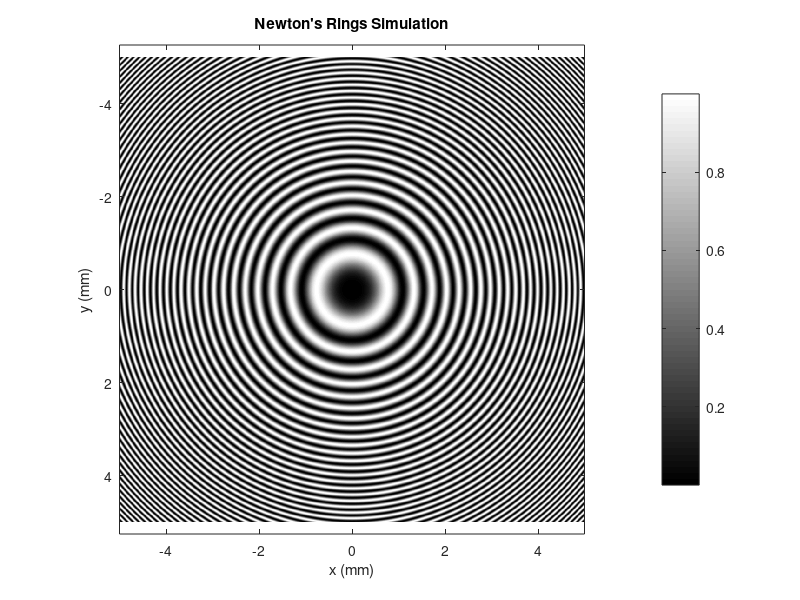

Write MATLAB code to recreate this figure. (Note: this script raises an error after producing the figure.)
clear all; close all; clc;

R = 2000;
lambda = 589e-6;
size_x = 1000;
size_y = 1000;
scale = 0.01;
max_radius = 5;

surface_defect = false;
defect_size = 0.5;
defect_height = lambda/4;
defect_x = 2;
defect_y = 1;

thin_film = false;
film_thickness = lambda/2;
film_start_x = -3;
film_end_x = 3;
film_start_y = -3;
film_end_y = 0;

[X, Y] = meshgrid((-size_x/2:size_x/2-1)*scale, (-size_y/2:size_y/2-1)*scale);
r_squared = X.^2 + Y.^2;

t = r_squared/(2*R);

if surface_defect
    defect_mask = ((X-defect_x).^2 + (Y-defect_y).^2) < defect_size^2;
    t(defect_mask) = t(defect_mask) + defect_height;
end

if thin_film
    film_mask = (X >= film_start_x) & (X <= film_end_x) & ...
                (Y >= film_start_y) & (Y <= film_end_y);
    t(film_mask) = t(film_mask) + film_thickness;
end

phase_diff = (4*pi*t)/lambda + pi;
I = cos(phase_diff/2).^2;

figure('Position', [100, 100, 800, 800]);
imagesc((-size_x/2:size_x/2-1)*scale, (-size_y/2:size_y/2-1)*scale, I);
colormap gray;
axis equal tight;
xlabel('x (mm)');
ylabel('y (mm)');
title('Newton''s Rings Simulation');
colorbar('TickLabels',{'Dark (destructive)','','','','Bright (constructive)'});

N_max = floor(2*max_radius^2/(lambda*R));
r_theoretical = zeros(N_max,1);

hold on;
for n = 1:N_max
    r_theoretical(n) = sqrt(n*lambda*R);
    if mod(n,5) == 0
        th = 0:pi/50:2*pi;
        xunit = r_theoretical(n) * cos(th);
        yunit = r_theoretical(n) * sin(th);
        plot(xunit, yunit, 'r--', 'LineWidth', 0.5);
        text(r_theoretical(n)*1.05, 0, num2str(n), 'Color', 'r');
    end
end
hold off;

disp('Theoretical Newton''s Ring Radii (mm):');
disp([1:N_max; r_theoretical']);

if thin_film
    figure;
    plot(X(size_y/2,:), I(size_y/2,:));
    title('Intensity Cross-section');
    xlabel('x (mm)');
    ylabel('Intensity');
    disp('For film thickness measurement, count the ring shift');
    disp(['Film thickness: ' num2str(film_thickness) ' mm']);
    disp(['Film thickness in wavelengths: ' num2str(film_thickness/lambda)]);
end
